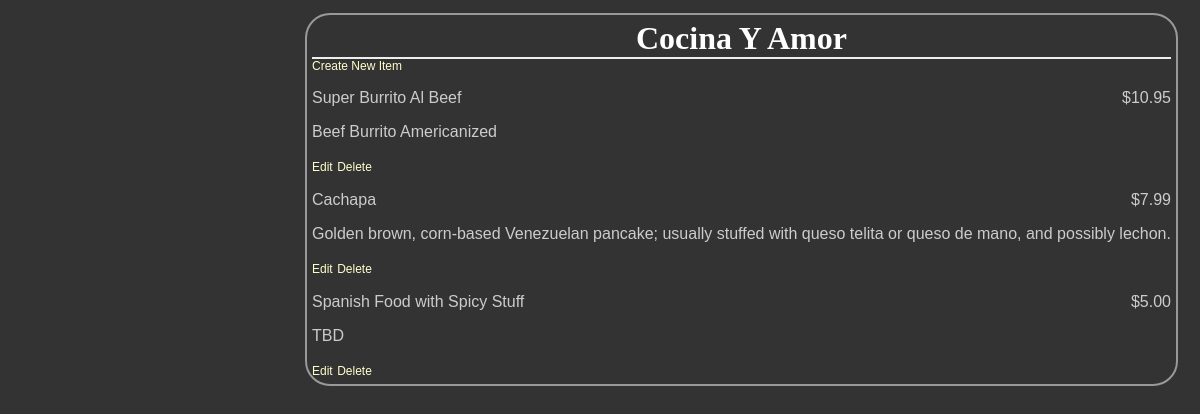
The app's page /restaurants/8/, older data.
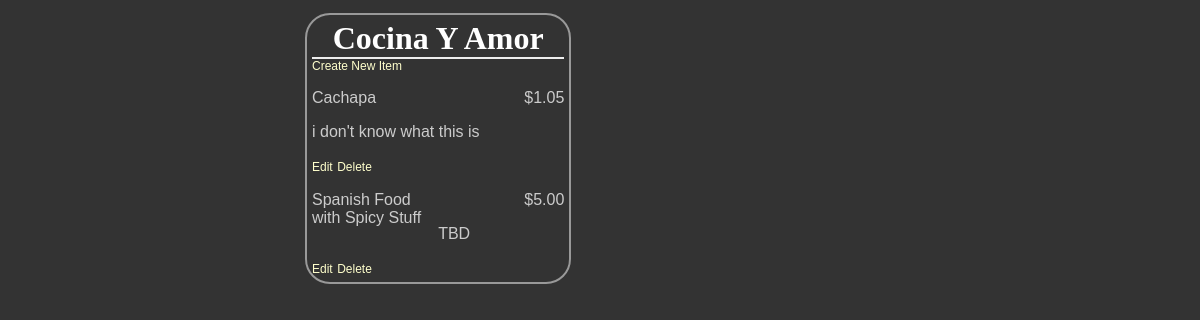
The same page, newer data.
### database_setup.py (models this page shows, shortened)
class Restaurant(Base):
    __tablename__ = 'restaurant'
    id = Column(Integer, primary_key=True)
    name = Column(String(250), nullable=False)

class MenuItem(Base):
    __tablename__ = 'menu_item'
    name = Column(String(80), nullable=False)
    id = Column(Integer, primary_key=True)
    description = Column(String(250))
    price = Column(String(8))
    course = Column(String(250))
    restaurant_id = Column(Integer, ForeignKey('restaurant.id'))
    restaurant = relationship(Restaurant)

### project.py (the view)
@app.route('/')
@app.route('/restaurants/<int:restaurant_id>/')
def restaurantMenu(restaurant_id):
    restaurant = session.query(Restaurant).filter_by(id=restaurant_id).one()
    items = session.query(MenuItem).filter_by(restaurant_id=restaurant.id)
    return render_template('menu2.html', restaurant = restaurant, items =items)

### templates/menu2.html (shortened to what this page needs)
<html>
<head>
	<link rel=stylesheet type=text/css href="{{ url_for('static', filename='styles.css') }}">
	</head>
	<body>
	<div class = 'pane'>
		<div class = 'header'>
		<h1>{{ restaurant.name }}</h1>
	</div>
	<a href = "{{url_for('newMenuItem', restaurant_id = restaurant.id) }}">Create New Item</a>
		{% for i in items %}
    <div class = 'nameAndPrice'>
		<span class = 'name'><p>{{i.name}}</p></span>
		<span class = 'price'>
		<p>{{i.price}} </p>
	</span>
	</div>
	<div class = 'description'>
		<p>{{i.description}}</p>
	</div>
	<div class = "editdeletepane">
	<a href="{{url_for('editMenuItem',restaurant_id = restaurant.id, MenuId=i.id)}}" >Edit</a>
	<a href="{{url_for('deleteMenuItem', restaurant_id = restaurant.id, MenuId=i.id)}}" >
	Delete</a>
	</div>
		{% endfor %}
</div>
	</body>

### static/styles.css (style rules this page uses)
body { font-family: sans-serif; background-image: url('img3.jpg'); background-color: #333333 }
h1, h2, h3, h4 { color: #FFFFFF; }
h1, h2 { font-family: 'Georgia', serif; margin: 0; }
h1 { border-bottom: 2px solid #eee; }
p, dd, dt { color: #CCCCCC; }
a { text-decoration: none; color:#FFFFCC; font-size: .75em; }
.pane { position:absolute; left: 25%; border: 2px solid; border-radius: 25px; padding: 5px; margin: 5px; border-color: #999999; background-color: #333333 }
.header { left:50%; text-align: center; }
.name { width:50%;display: inline-block; float: left; }
.price { text-align: right; width:50%; float: right; }

Row changes from the older to the newer data that the page shows:
removed MenuItem: name "Super Burrito Al Beef", price "$10.95", description "Beef Burrito Americanized"
changed MenuItem "Cachapa": price "$7.99" → "$1.05"; description "Golden brown, corn-based Venezuelan pancake; usually stuffed with queso telita or queso de mano, and possibly lechon." → "i don't know what this is"
